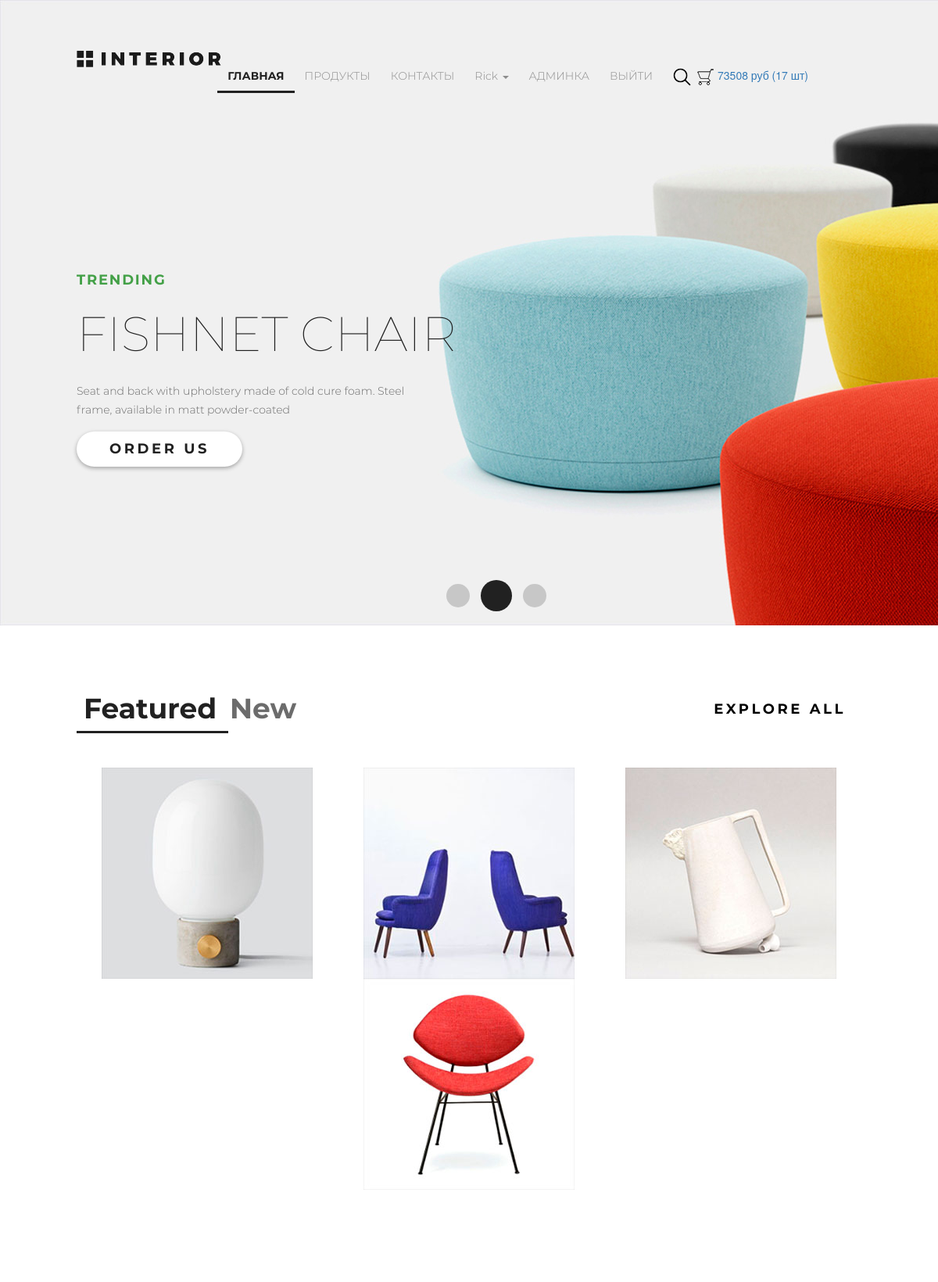
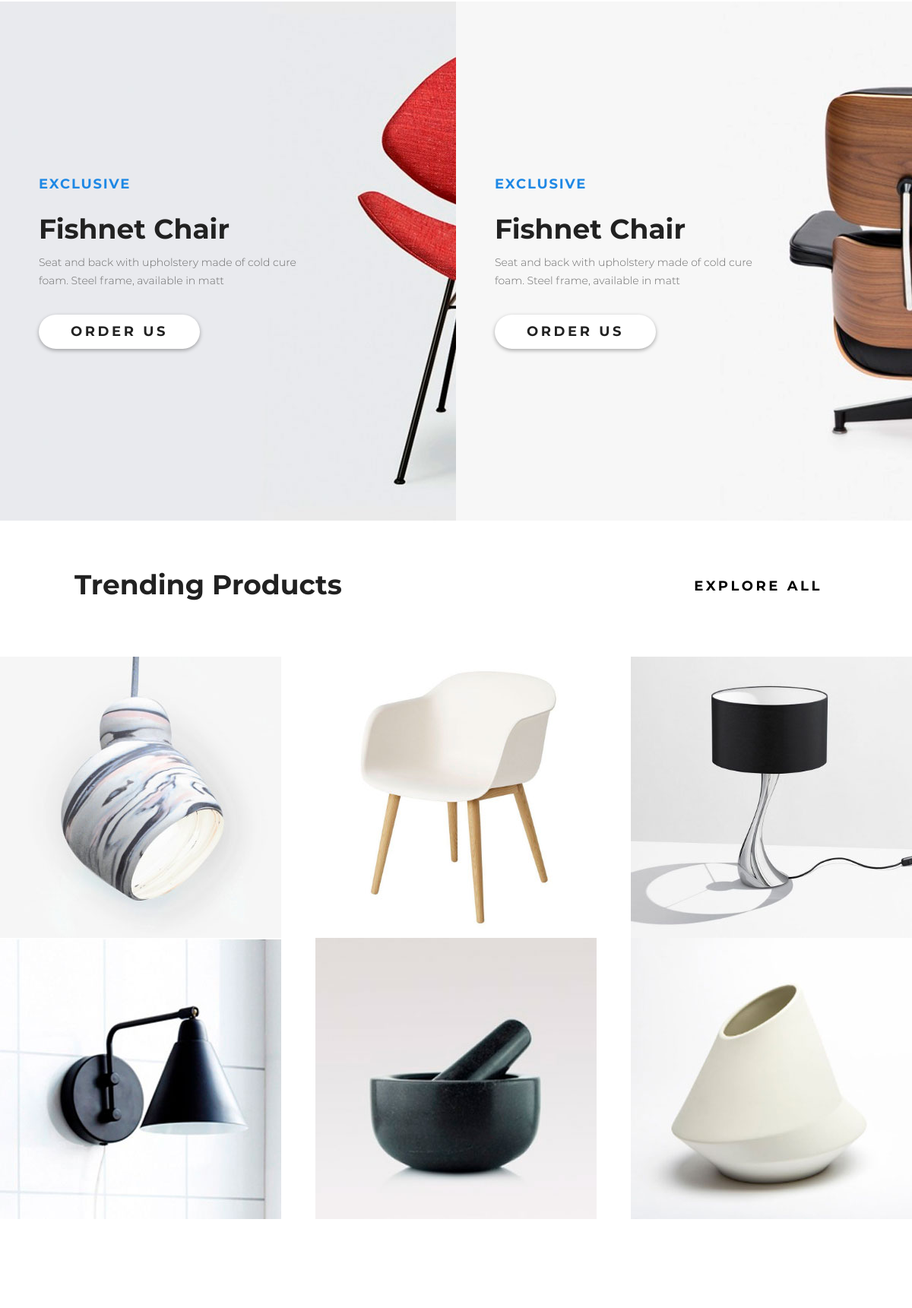
Page / (signed in, upper part) on the committed database (2 pictures, top to bottom).
### authapp/models.py (models this page shows, shortened)
class ShopUser(AbstractUser):
    avatar = models.ImageField(upload_to='users_avatars', blank=True)
    age = models.PositiveIntegerField(verbose_name='возраст', default=18)
    activation_key = models.CharField(max_length=128, blank=True)
    activation_key_expires = models.DateTimeField(default=(now() + timedelta(hours=48)))

### basketapp/models.py (models this page shows, shortened)
class Basket(models.Model):
    user = models.ForeignKey(settings.AUTH_USER_MODEL, on_delete=models.CASCADE, related_name='basket')
    product = models.ForeignKey(Product, on_delete=models.CASCADE)
    quantity = models.PositiveIntegerField(verbose_name='количество', default=0)
    add_datetime = models.DateTimeField(verbose_name='время', auto_now_add=True)
    objects = BasketQuerySet.as_manager()
    @property
    def product_cost(self):
        return self.product.price * self.quantity
    @property
    def total_quantity(self):
        _items = Basket.objects.filter(user=self.user)
        _totalquantity = sum(list(map(lambda x: x.quantity, _items)))
        return _totalquantity
    @property
    def total_cost(self):
        _items = Basket.objects.filter(user=self.user)
        _totalcost = sum(list(map(lambda x: x.product_cost, _items)))
        return _totalcost
    @property
    def product_item(self):
        _items = Basket.get_items(self.user)
        _items_in_basket = {}
        for _product in _items:
            _items_in_basket[_product.product.name] = _product.product.price
        return _items_in_basket
    @staticmethod
    def get_items(user):
        return Basket.objects.filter(user=user).order_by('product__category')

### mainapp/models.py (models this page shows, shortened)
class Product(models.Model):
    category = models.ForeignKey(ProductCategory, on_delete=models.CASCADE)
    name = models.CharField(verbose_name='product_name', max_length=128)
    image = models.ImageField(upload_to='products_image', blank=True)
    short_desc = models.CharField(verbose_name='short_description', max_length=60, blank=True)
    description = models.TextField(verbose_name='description', blank=True)
    price = models.DecimalField(verbose_name='product_price', max_digits=8, decimal_places=2, default=0)
    quantity = models.PositiveIntegerField(verbose_name='product_quantity', default=0)
    is_active = models.BooleanField(db_index=True, verbose_name='активна', default=True)

### mainapp/views.py (the view)
# urls.py: path('', mainapp.main, name='main'),
def main(request):
   title = 'главная'
   products = Product.objects.\
                      filter(is_active=True, category__is_active=True).\
                      select_related('category')[:4]
   trending_product = [
               {'scr': "/static/img/product-11.jpg", 'name': 'product-11'},
               {'scr': "/static/img/product-21.jpg", 'name': 'product-21'},
               {'scr': "/static/img/product-31.jpg", 'name': 'product-31'},
               {'scr': "/static/img/product-41.jpg", 'name': 'product-41'},
               {'scr': "/static/img/product-51.jpg", 'name': 'product-51'},
               {'scr': "/static/img/product-61.jpg", 'name': 'product-61'}
           ]
   exclusive_product = [
       {'scr': '/static/img/product-2-sm.jpg', 'name': 'product-2-sm'},
       {'scr': '/static/img/product-3-sm.jpg', 'name': 'product-3-sm'},
       {'scr': '/static/img/product-4-sm.jpg', 'name': 'product-4-sm'},
       {'scr': '/static/img/product-5-sm.jpg', 'name': 'product-5-sm'}
   ]
   context = {
       'title': title,
       'products': products,
       'exclusive_product': exclusive_product,
       'trending_product': trending_product,
   }
   return render(request, 'mainapp/index.html', context)

### adminapp/templatetags/my_tags.py (called while the page is built)
@register.filter(name='media_folder_products')
def media_folder_products(string):
    if not string:
        string = 'products_image/default.jpg'
    return f'{settings.MEDIA_URL}{string}'

### mainapp/context_processors.py (called while the page is built)
def basket(request):
   basket = []
   if request.user.is_authenticated:
       basket = request.user.basket.select_related()
   return {
       'basket': basket,
   }

### mainapp/templates/mainapp/index.html (shortened to what this page needs)
{% extends 'mainapp/base.html' %}
{% load static %}
{% block menu %}
	<div class="slider">
		<div class="header">
			<a href="{% url 'main' %}" class="logo"><img src="{% static '/img/logo.png' %}" alt="logo"></a>
			{% include 'mainapp/include/inc_main_menu.html' %}
		</div>
		<div class="content-slider">
			<p class="trending-slider">TRENDING</p>
			<h2 class="slider-h2">Fishnet Chair</h2>
			<p class="slider-text">Seat and back with upholstery made of cold cure foam. Steel frame, available in matt powder-coated</p>
			<a href="#" class="button_order">Order Us</a>
		</div>
		<div class="pagination">
			<a href="#" class="circle"></a>
			<a href="#" class="circle circle-active"></a>
			<a href="#" class="circle"></a>
		</div>
	</div>
{% endblock %}
{% block content %}
	<div class="featured_product">
		<div class="tab_controll">
			<ul class="featured-product-menu">
				<li class="featured-product-menu-list-1 featured-active"><a href="#" class="featured-product-menu-link">Featured</a></li>
				<li class="featured-product-menu-list-2"><a href="#" class="featured-product-menu-link">New</a></li>
			</ul>
			<a href="#" class="explore_all">explore all</a>
		</div>
		{% include 'mainapp/include/inc_tab_content.html' %}
	</div>
	<div class="promo-product">
		<div class="promo-content-1">
			<div class="promo-text-content">
				<p class="promo-exclusive">exclusive</p>
				<h2 class="promo-h2">Fishnet Chair</h2>
				<p class="promo-text">Seat and back with upholstery made of cold cure foam. Steel frame, available in matt</p>
				<a href="#" class="promo-button">Order Us </a>
			</div>
		</div>
		<div class="promo-content-2">
			<div class="promo-text-content">
				<p class="promo-exclusive">exclusive</p>
				<h2 class="promo-h2">Fishnet Chair</h2>
				<p class="promo-text">Seat and back with upholstery made of cold cure foam. Steel frame, available in matt</p>
				<a href="#" class="promo-button">Order Us</a>
			</div>
		</div>
	</div>
	<div class="related-products">
		<div class="trending-products">
			<div class="title">
			<h2 class="title-h2">Trending Products</h2>
			<a href="#" class="explore_all">explore all</a>
			</div>
		</div>
		{% include 'mainapp/include/inc_trending_products.html' %}
	</div>
{% endblock %}

### mainapp/templates/mainapp/include/inc_main_menu.html (shortened to what this page needs)
{% load static %}
<ul class="menu">
    <li class="menu-list">
        <a href="{% url 'main' %}"
           class = "menu-link {% if request.resolver_match.url_name == 'main' %}menu-link-active{% else %} class = 'menu-link' {% endif %}">ГЛАВНАЯ</a>
    </li>
    <li class="menu-list"><a href="{% url 'mainapp:products' %}" {% if request.resolver_match.namespace == 'products' %} class = "menu-link menu-link-active" {% else %} class="menu-link" {% endif %}>ПРОДУКТЫ</a></li>
    <li class="menu-list"><a href="{% url 'contact_us' %}" {% if request.resolver_match.url_name == 'contact_us' %} class="menu-link menu-link-active" {% else %} class="menu-link" {% endif %}>КОНТАКТЫ</a></li>
    {% if user.is_authenticated %}
    <li class="menu-list">
       <div class="dropdown">
           <a class="dropdown-toggle menu-link" href="" data-toggle="dropdown">
               {{ user.first_name|default:'Пользователь' }}
               <span class="caret"></span>
           </a>
       </div>
   </li>
  {% endif %}
  {% if user.is_superuser %}
    <li class="menu-list">
      <a href="{% url 'admin:users' %}" class="menu-link">АДМИНКА</a>
    </li>
  {% endif %}
    <li class="menu-list">
        {% if user.is_authenticated %}
          <a href="{% url 'auth:logout' %}" class="menu-link">ВЫЙТИ</a>
        {% else %}
          <a href="{% url 'auth:login' %}" class="menu-link">ВОЙТИ</a>
        {% endif %}
    </li>
    <li class="menu-list search"><a href="#" class="menu-link"><img src="{% static '/img/search-img.png' %}" alt="search-img"></a></li>
    <li class="menu-list">
        <a href="{% url 'basket:view' %}">
            <img src="{% static '/img/basket.png' %}">
            <span>
                {% if basket %}
                    {{ basket.0.total_cost|floatformat:0 }} руб
                    ({{ basket.0.total_quantity }} шт)
                {% endif %}
            </span>
        </a>
    </li>
</ul>

### mainapp/templates/mainapp/include/inc_tab_content.html (shortened to what this page needs)
{% load static %}
{% load my_tags %}
<div class="tab_content">
    {% for item in products %}
    <div class="product">
        <img src="{{ item.image|media_folder_products }}" alt="{{ item.short_desc }}" class="product-img">
    </div>
    {% endfor %}
</div>

### rows in the picture
ShopUser: first_name "Rick"
Basket: user+product+quantity "73508", user+quantity "17"
Product: image|media_folder_products (picture)
Product: image|media_folder_products (picture)
Product: image|media_folder_products (picture)
Product: image|media_folder_products (picture)
